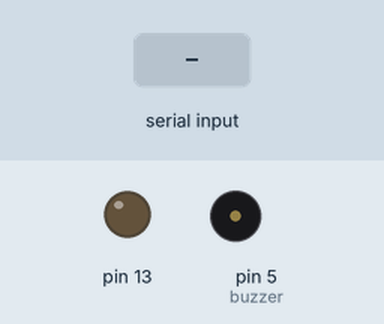
Bench run of a sketch on a simulated Arduino Mega 2560, built with avr-gcc and run on an emulated ATmega2560. Shown: output pins drawn as LEDs (lit = HIGH), buzzer (waves = sounding, pin HIGH). Inputs (shaded band) come from the test bench.

Above: at 1.2 s.
1.3 s: "Y" received over Serial
At 2.5 s:
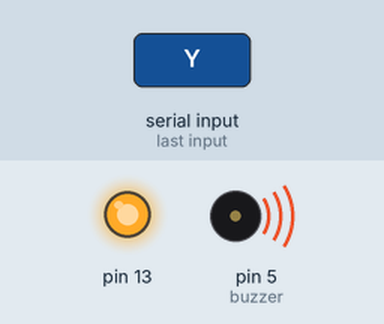
2.8 s: "1" received over Serial
At 3.9 s:
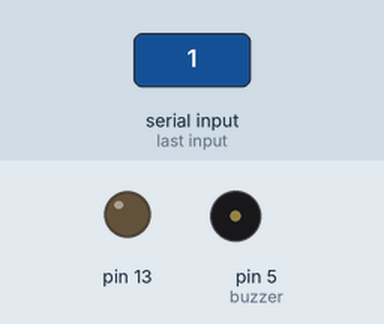
4.3 s: "y" received over Serial
At 5.0 s:
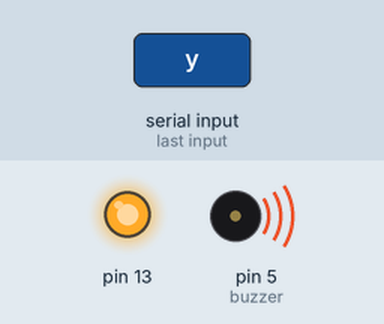
Timing chart, 0 to 7.3 s (numbered marks = the images above; inputs shaded):
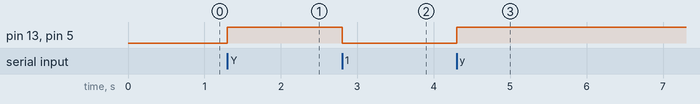

Measured:
- after the input at 1.3 s, pin 13, pin 5 (buzzer): LOW → HIGH at once
- after the input at 2.8 s, pin 13, pin 5 (buzzer): HIGH → LOW at once
- after the input at 4.3 s, pin 13, pin 5 (buzzer): LOW → HIGH at once

The sketch:

fd_iot.ino
```cpp
char incomingBit;
int buzzer=5;


void setup() {
  pinMode(LED_BUILTIN, OUTPUT);     // Initialize the LED_BUILTIN pin as an output
  pinMode(buzzer, OUTPUT);     // Initialize the LED_BUILTIN pin as an output
  Serial.begin(115200);
  Serial1.begin(9600);
}

void loop()
{
if(Serial.available()>0)
{
  incomingBit=Serial.read();
  if(incomingBit=='Y'||incomingBit=='y')
  {
    digitalWrite(LED_BUILTIN,HIGH);
    digitalWrite(buzzer,HIGH);
    delay(100);
    Serial1.println('Y');
  }
  else
  {
    digitalWrite(LED_BUILTIN,LOW);
    digitalWrite(buzzer,LOW);
    delay(100);
    Serial1.println('N');
  }
}
}
```
